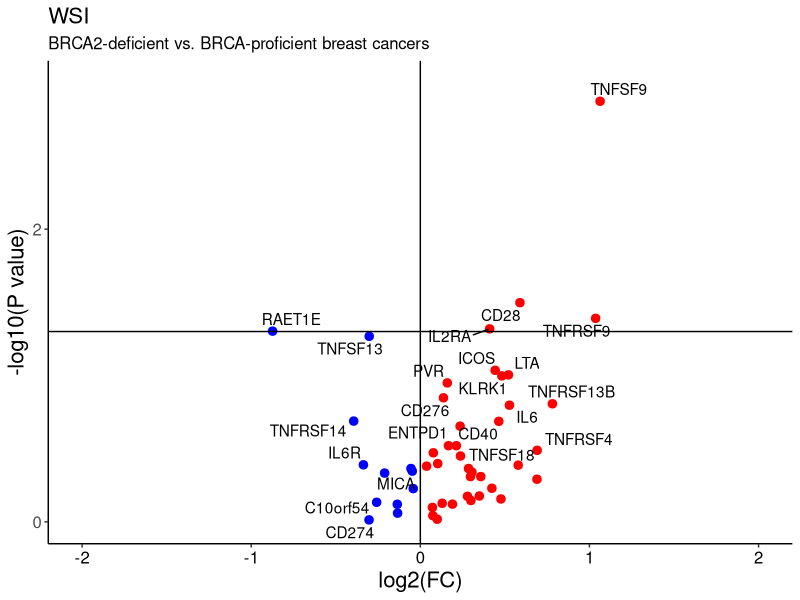

Reproduce this figure in R.
# Load packages
library(ggplot2)
library(ggrepel)

# Set working directory
setwd("/Users/WIMM/Documents/BRCA_2018/Github/")

# Read file
df <- read.table("Data/WSI_final.txt", header=TRUE, sep="\t", na.strings="NA", check.names=FALSE)

# CIN25 gene list
genes <-  c("MICA", "MICB", "CD27", "CD274", "CD28", "CD40", "CD40LG", "CD70", "CD80", "CD86", "ICOS", "ICOSLG", "IL6", "IL6R", "PDCD1LG2", "TMEM173",  "TNFRSF13B", "TNFRSF13C", "TNFRSF14", "TNFRSF17", "TNFRSF18", "TNFRSF4", "TNFRSF9", "TNFSF13", "TNFSF13B", "TNFSF18", "TNFSF4", "TNFSF9", "TNFSF15", "TNFRSF25", "HHLA2", "TMIGD2", "C10orf54", "BTNL2", "CD276", "CD48", "TNFSF14", "TNFRSF8", "PVR", "LTA", "IL2RA", "ENTPD1", "NT5E", "CXCR4", "CXCL12", "KLRK1", "NKG2A", "RAET1E", "ULBP1")

genes <- intersect(names(df), genes)

# Subset relevant columns
df <- df[,c("BRCA_status", genes)]

# Remove missing values
df <- na.omit(df)

# Compute FC and p-values
fc.brca <- NULL
p.brca <- NULL

for(i in 1:length(genes)) {

    # Subset gene
    df.small <- df[, c("BRCA_status", genes[i])]
    
    # Retrieve expression values
    proficient <- df.small[which(df.small$BRCA_status=="BRCA-proficient"), 2]
    brca <- df.small[which(df.small$BRCA_status=="BRCA2-deficient"), 2]
    
    # Compute FC
    fc.brca[i] <- log2(median((2^brca - 1), na.rm=TRUE) / median((2^proficient - 1), na.rm=TRUE))
    
    # Compute p.values
    p.brca[i] <- wilcox.test(brca, proficient, na.rm=TRUE)$p.value
    
}

# Tabulate
results <- data.frame(genes, fc.brca, p.brca, stringsAsFactors=FALSE)

# Indicate direction
results$direction <- ifelse(results$fc.brca > 0, "Up", "Down")

# Volcano plot
    # Definition
    data <- results
    x <- data$fc.brca
    y <- -log10(data$p.brca)
    z <- data$direction
    label <- data$genes
    maintitle <- "WSI"
    subtitle <- "BRCA2-deficient vs. BRCA-proficient breast cancers"
    xtitle <- "log2(FC)"
    ytitle <- "-log10(P value)"
    ymin <- floor(min(y))
    ymax <- ceiling(max(y))
    yinterval <- 2
    xmin <- max(abs(floor(min(x))), ceiling(max(x))) * -1
    xmax <- max(abs(floor(min(x))), ceiling(max(x)))
    xinterval <- 1
    
    # Plot
    plot <- plot <- ggplot(data, aes(x=x, y=y, label=label)) +
               geom_point(shape=20, size=4, mapping=aes(color=z), show.legend=FALSE) +
               geom_text_repel(aes(label=label)) +
               geom_vline(xintercept = 0) +
               geom_hline(yintercept = 1.3) +
               scale_colour_manual(values=c("blue", "red")) +
               scale_x_continuous(limits=c(xmin, xmax), breaks=seq(xmin, xmax, by=xinterval)) +
               scale_y_continuous(limits=c(ymin, ymax), breaks=seq(ymin, ymax, by=yinterval)) +
               labs(title=maintitle, subtitle=subtitle, x=xtitle, y=ytitle) +
               theme(panel.grid.major=element_blank(),
                     panel.grid.minor=element_blank(),
                     panel.background=element_blank(),
                     axis.line = element_line(colour="black"),
                     axis.text.x=element_text(colour="black"),
                     axis.text=element_text(size=12),
                     axis.title=element_text(size=16),
                     plot.title=element_text(size=16),
                     plot.subtitle=element_text(size=12))
                     
    # Sava plot
    ggsave("Figures/Figure_2C.pdf", plot, width=8, height=8)
